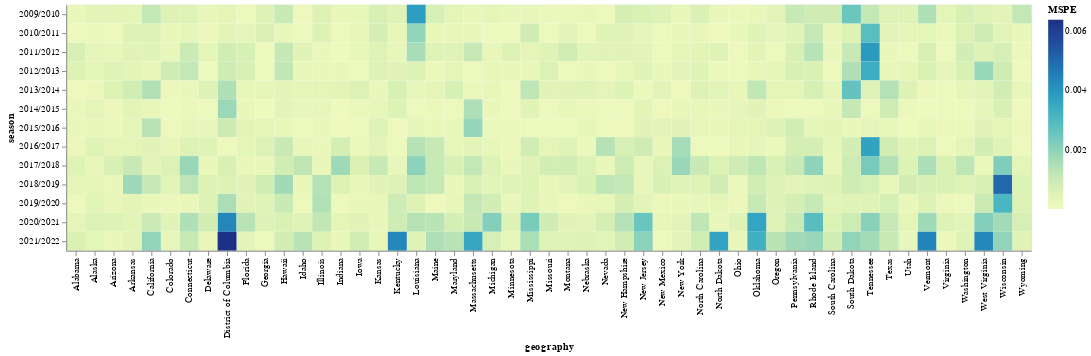

Write notebook code for a chart like this one.
### Code cell
alt.Chart(score.filter(pl.col("forecast_date") == date(2022, 9, 1))).mark_rect().encode(
    alt.X("geography"), alt.Y("season"), alt.Color("score_value", title="MSPE")
)

### Figure 1 — Vega specification as saved in the notebook (floating-point values rounded to 4 significant figures; data arrays with more than 128 entries replaced by an {"elided": "..."} marker saying what was removed)
{"$schema": "https://vega.github.io/schema/vega/v5.json", "data": [{"name": "source_0", "values": {"elided": "663 records"}}, {"name": "source_0_x_domain_geography", "values": [{"geography": "Georgia"}, {"geography": "Idaho"}, {"geography": "District of Columbia"}, {"geography": "Oklahoma"}, {"geography": "Alabama"}, {"geography": "New Mexico"}, {"geography": "Kentucky"}, {"geography": "Mississippi"}, {"geography": "New York"}, {"geography": "Indiana"}, {"geography": "Wisconsin"}, {"geography": "Florida"}, {"geography": "Rhode Island"}, {"geography": "Maine"}, {"geography": "Minnesota"}, {"geography": "New Hampshire"}, {"geography": "Arizona"}, {"geography": "Tennessee"}, {"geography": "North Dakota"}, {"geography": "Montana"}, {"geography": "Massachusetts"}, {"geography": "Ohio"}, {"geography": "Illinois"}, {"geography": "Texas"}, {"geography": "Oregon"}, {"geography": "Maryland"}, {"geography": "Connecticut"}, {"geography": "California"}, {"geography": "Michigan"}, {"geography": "Colorado"}, {"geography": "Delaware"}, {"geography": "Missouri"}, {"geography": "Louisiana"}, {"geography": "Wyoming"}, {"geography": "South Carolina"}, {"geography": "Vermont"}, {"geography": "Nevada"}, {"geography": "Hawaii"}, {"geography": "Iowa"}, {"geography": "Utah"}, {"geography": "Nebraska"}, {"geography": "North Carolina"}, {"geography": "South Dakota"}, {"geography": "Arkansas"}, {"geography": "Virginia"}, {"geography": "Kansas"}, {"geography": "New Jersey"}, {"geography": "West Virginia"}, {"geography": "Washington"}, {"geography": "Pennsylvania"}, {"geography": "Alaska"}]}, {"name": "source_0_y_domain_season", "values": [{"season": "2009/2010"}, {"season": "2010/2011"}, {"season": "2011/2012"}, {"season": "2012/2013"}, {"season": "2013/2014"}, {"season": "2014/2015"}, {"season": "2015/2016"}, {"season": "2016/2017"}, {"season": "2017/2018"}, {"season": "2018/2019"}, {"season": "2019/2020"}, {"season": "2020/2021"}, {"season": "2021/2022"}]}, {"name": "source_0_color_domain_score_value", "values": [{"min": 1.135e-05, "max": 0.006364}]}], "signals": [{"name": "x_step", "value": 20}, {"name": "width", "update": "bandspace(domain('x').length, 0, 0) * x_step"}, {"name": "y_step", "value": 20}, {"name": "height", "update": "bandspace(domain('y').length, 0, 0) * y_step"}], "marks": [{"type": "rect", "name": "marks", "from": {"data": "source_0"}, "encode": {"update": {"width": {"signal": "max(0.25, bandwidth('x'))"}, "x": {"field": "geography", "scale": "x"}, "y": {"field": "season", "scale": "y"}, "fill": {"field": "score_value", "scale": "color"}, "height": {"signal": "max(0.25, bandwidth('y'))"}}}, "style": ["rect"]}], "scales": [{"name": "x", "type": "band", "domain": {"data": "source_0_x_domain_geography", "field": "geography", "sort": true}, "range": {"step": {"signal": "x_step"}}, "paddingOuter": 0, "paddingInner": 0}, {"name": "y", "type": "band", "domain": {"data": "source_0_y_domain_season", "field": "season", "sort": true}, "range": {"step": {"signal": "y_step"}}, "paddingInner": 0, "paddingOuter": 0}, {"name": "color", "type": "linear", "domain": [{"signal": "(data(\"source_0_color_domain_score_value\")[0] || {}).min"}, {"signal": "(data(\"source_0_color_domain_score_value\")[0] || {}).max"}], "range": "heatmap", "interpolate": "hcl", "zero": false}], "axes": [{"scale": "x", "labelBaseline": "middle", "zindex": 1, "title": "geography", "labelAngle": 270, "grid": false, "orient": "bottom", "labelAlign": "right"}, {"scale": "y", "zindex": 1, "orient": "left", "grid": false, "title": "season"}], "background": "white", "legends": [{"title": "MSPE", "fill": "color", "gradientLength": {"signal": "clamp(height, 64, 200)"}}], "padding": 5, "style": "cell"}
